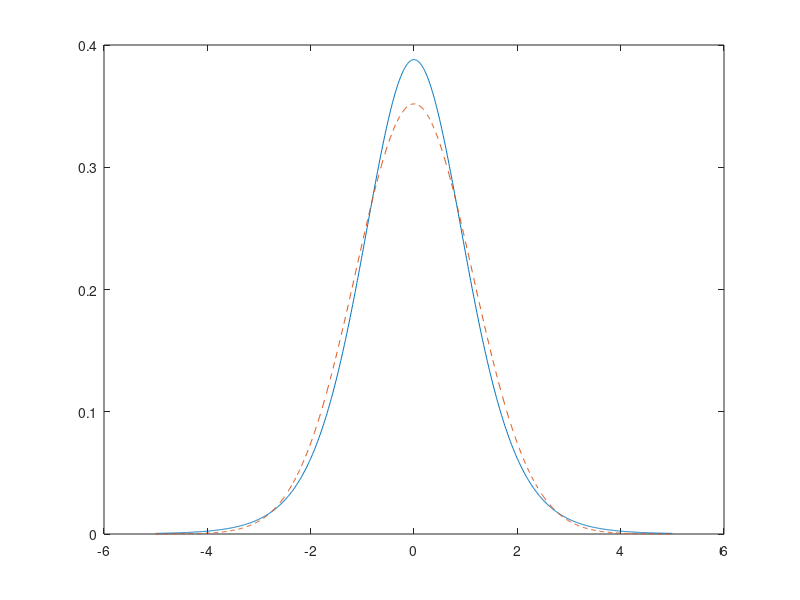

MATLAB code for this plot:

%% Moments of the Student-t

clc

v = 9; % degrees of freedom >4

[0,v/(v-2),0,6/(v-4)+3] % Theoretical

mu      = integral(@(x) x.^1.*tpdf(x,v),-Inf,+Inf);
sig2    = integral(@(x) (x-0).^2.*tpdf(x,v),-Inf,+Inf);
sig     = sqrt(sig2);
s       = integral(@(x) (x-0).^3.*tpdf(x,v),-Inf,+Inf)/sig^3;
k       = integral(@(x) (x-0).^4.*tpdf(x,v),-Inf,+Inf)/sig^4;

[mu,sig2,s,k] % Computed

%% Heavy taildness example for the Student-t

clc

v = 9
q = -3.5;

in = integral(@(x) normpdf(x,0,sqrt(v/(v-2))),-Inf,q);
it = integral(@(x) tpdf(x,v),-Inf,q);

fprintf('Normal Pr(X <= %.2f) = %.3f%% \n', -3.5, in*100)
fprintf('Student Pr(X <= %.2f) = %.3f%% \n', -3.5, it*100)

xp = linspace(-5,5,1000);
ty = tpdf(xp,v);
ny = normpdf(xp,0,sqrt(v/(v-2)));

plot(xp,ty)
hold on
plot(xp,ny,'--')
hold off